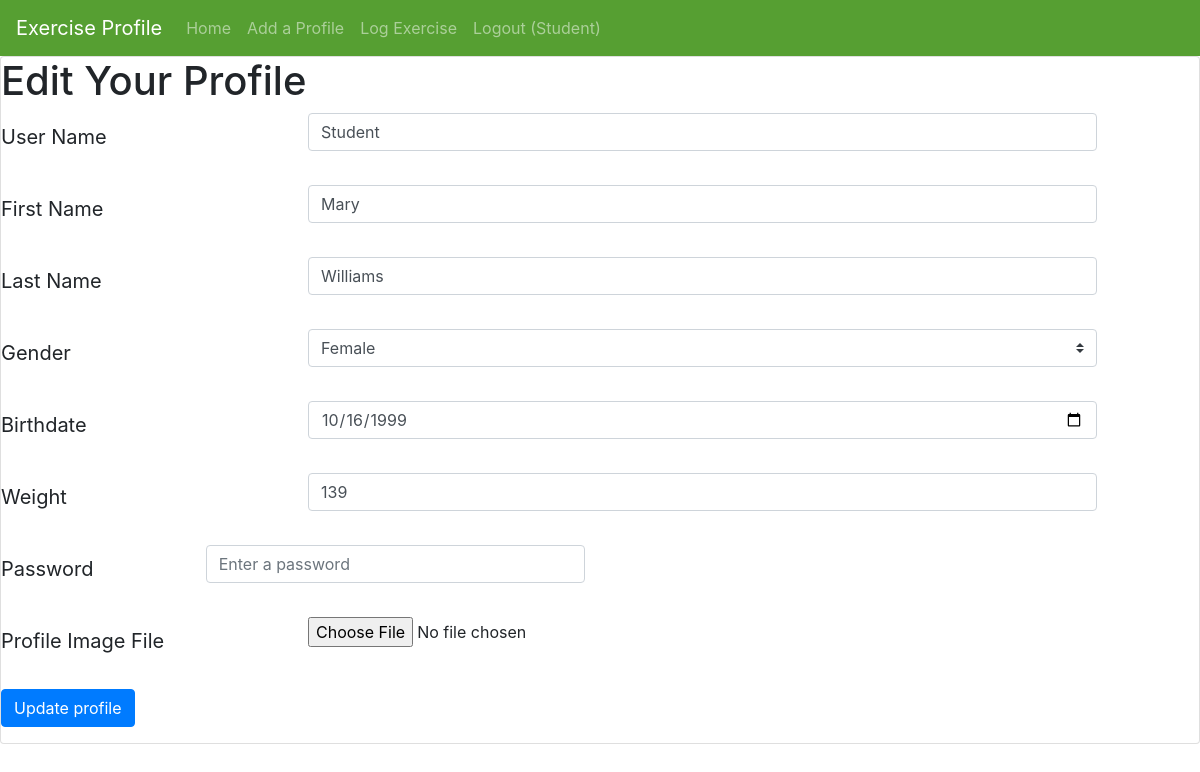
The page /editprofile.php?id_to_edit=28 (signed in) on the database its author committed.
### tables this page shows
CREATE TABLE `exercise_user` (
  `id` int NOT NULL AUTO_INCREMENT,
  `user_name` varchar(200) NOT NULL,
  `first_name` varchar(200) NOT NULL,
  `last_name` varchar(200) NOT NULL,
  `gender` varchar(200) NOT NULL,
  `birthdate` date NOT NULL,
  `weight` varchar(200) NOT NULL,
  `password_hash` varchar(2000) NOT NULL,
  `access_privileges` varchar(200) NOT NULL DEFAULT 'user',
  `date_created` datetime NOT NULL DEFAULT CURRENT_TIMESTAMP,
  `image_file` varchar(200) NOT NULL,
  PRIMARY KEY (`id`)
);

### editprofile.php (the view, shortened to what this page needs)
<html>
    <head>
        <link rel="stylesheet"
        href="https://stackpath.bootstrapcdn.com/bootstrap/4.2.1/css/bootstrap.min.css"
>
    </head>
    <body>
        <?php
            require_once('navmenu.php');
        ?>
        <div class="card">
                <h1>Edit Your Profile</h1>
                <?php
                    require_once('dbconnection.php');
                    $dbc = mysqli_connect(DB_HOST, DB_USER, DB_PASSWORD, DB_NAME)
                    or trigger_error(
                    'Error connecting to MySQL server for ' . DB_NAME,
                    E_USER_ERROR
                    );
                    if (isset($_GET['id_to_edit'])) {
                        $id_to_edit = $_GET['id_to_edit'];
                        $query = "SELECT * FROM exercise_user WHERE id = $id_to_edit";
                        $result = mysqli_query($dbc, $query)
                            or trigger_error('Error querying database exercise_user', E_USER_ERROR);
                        if (mysqli_num_rows($result) == 1) {
                            $row = mysqli_fetch_assoc($result);
                            $user_name = $row['user_name'];
                            $first_name = $row['first_name'];
                            $last_name = $row['last_name'];
                            $gender = $row['gender'];
                            $birthdate = $row['birthdate'];
                            $weight = $row['weight'];
                        }
                    }
                ?>
                <form enctype="multipart/form-data" class="needs-validation" novalidate
                    method="POST" action="<?= $_SERVER['PHP_SELF'] ?>">
                    <div class="form-group row">
                        <label for="user_name"
                        class="col-sm-3 col-form-label-lg">User Name</label>
                        <div class="col-sm-8">
                            <input type="text" class="form-control" id="user_name"
                                   name="user_name" value="<?= $user_name ?>"
                                   placeholder="User Name" required>
                        </div>
                    </div>
                    <div class="form-group row">
                        <label for="first_name"
                        class="col-sm-3 col-form-label-lg">First Name</label>
                        <div class="col-sm-8">
                            <input type="text" class="form-control" id="first_name"
                                   name="first_name" value="<?= $first_name ?>"
                                   placeholder="First Name" required>
                        </div>
                    </div>
                    <div class="form-group row">
                        <label for="last_name"
                        class="col-sm-3 col-form-label-lg">Last Name</label>
                        <div class="col-sm-8">
                            <input type="text" class="form-control" id="last_name"
                                   name="last_name" value="<?= $last_name ?>"
                                   placeholder="Last Name" required>
                        </div>
                    </div>
                   <div class="form-group row">
                        <label for="gender" class="col-sm-3 col-form-label-lg">Gender</label>
                        <div class="col-sm-8">
                            <select class="custom-select" id="gender"
                                name="gender" value="<?= $gender ?>" required>
                                <option value="Female" <?= $gender == 'Female' ? 'selected' : '' ?>>Female</option>
                            </select>
                        </div>
                    </div>
                    <div class="form-group row">
                        <label for="birthdate"
                        class="col-sm-3 col-form-label-lg">Birthdate</label>
                        <div class="col-sm-8">
                            <input type="date" class="form-control" id="birthdate"
                                   name="birthdate" value="<?= $birthdate ?>"
                                   placeholder="Birthdate" required>
                        </div>
                    </div>
                    <div class="form-group row">
                        <label for="weight"
                        class="col-sm-3 col-form-label-lg">Weight</label>
                        <div class="col-sm-8">
                            <input type="text" class="form-control" id="weight"
                                   name="weight" value="<?= $weight ?>"
                                   placeholder="Weight" required>
                        </div>
                    </div>
                     <div class="form-group row">
                    <label for="password" class="col-sm-2 col-form-label-lg">Password</label>
                    <div class="col-sm-4">
                        <input type="password" class="form-control" id="password" name="password" placeholder="Enter a password" required>
                    </div>
                    </div>
                    <div class="form-group row">
                        <label for="profile_image_file"
                               class="col-sm-3 col-form-label-lg">Profile Image File</label>
                        <div class="col-sm-8">
                            <input type="file" class="form-control-file"
                                   id="profile_image_file" name="profile_image_file">
                        </div>
                    </div>
                    <button class="btn btn-primary" type="submit"
                            name="edit_profile_submission">Update profile
                    </button>
                </form>
            </div>
    </body>
</html>

### rows shown on the page
exercise_user: user_name "Student", first_name "Mary", last_name "Williams", gender "Female", birthdate "10/16/1999", weight "139"

### other values the page prints
P_INDEX_PAGE "Exercise Profile"
$_SESSION['user_name'] "Student"
